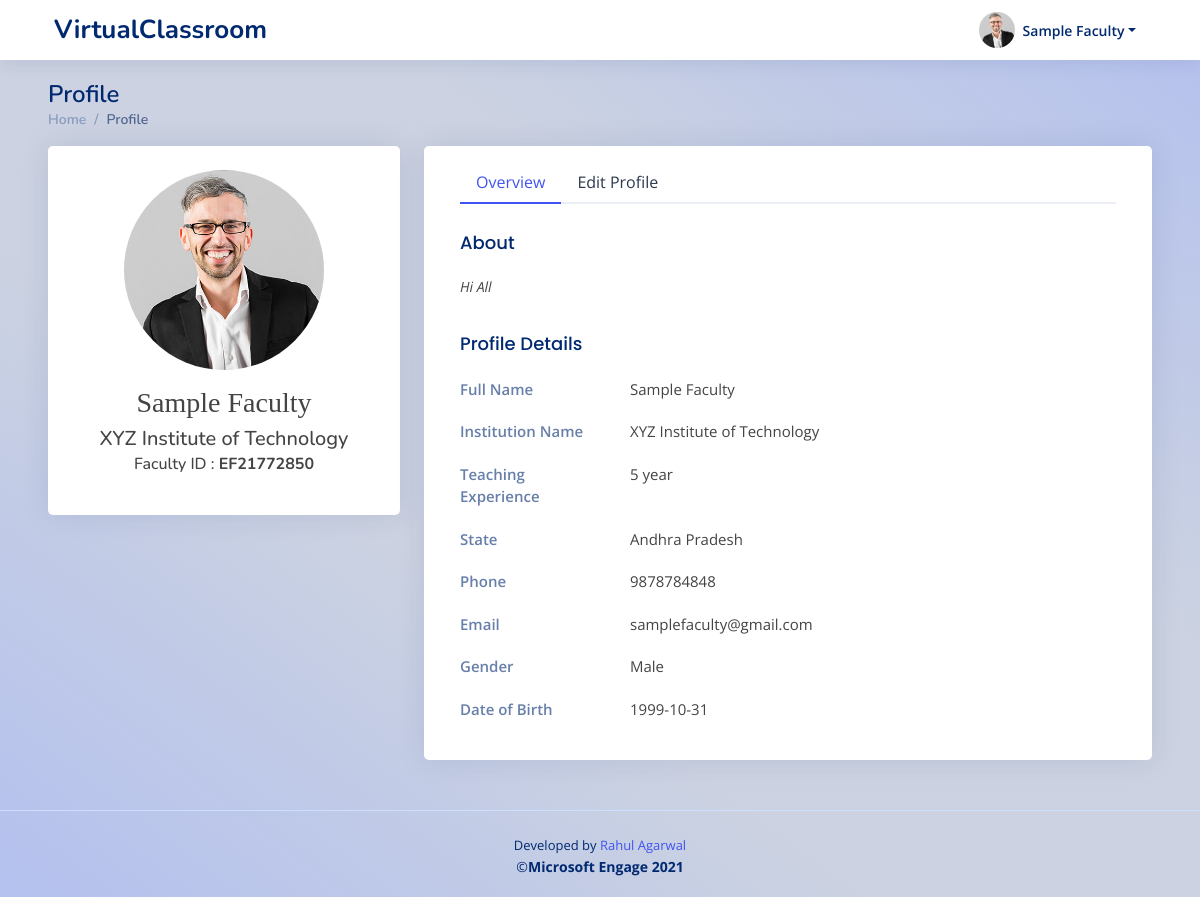
Screenshot of /faculty_profile/ (signed in) with the database file from the repository.
### myapp/models.py (models this page shows, shortened)
class FacultyDetails(models.Model):
    facultyId = models.ForeignKey(User,on_delete=models.CASCADE)
    facultyName = models.CharField(max_length=100,null=False)
    facultyPhone = PhoneNumberField(null=False, blank=False, unique=False, default='+91')
    facultyGender = models.CharField(max_length=20,null=True)
    facultyDOB = models.DateTimeField(default=datetime.now,null=True)
    facultyDesc = models.TextField(blank=False,null=True)
    facultyCollege = models.CharField(max_length=100,null=False)
    collegeState = models.CharField(max_length=50,null=False)
    experience = models.CharField(max_length=20,null=True)
    facultyPic = models.ImageField(upload_to='facultyPic/', null=True, blank=True)
    user_date = models.DateTimeField(default=datetime.now,null=True)

### myapp/views.py (the view, shortened to what this page needs)
# urls.py: path('faculty_profile/',views.facultyProfile,name='facultyProfile'),
@login_required
def facultyProfile(request):
    if request.user.is_active and request.user.is_staff and not request.user.is_superuser:
        user=request.user
        userDetails = FacultyDetails.objects.get(facultyId = user.pk)
        context={
            'userDetails' : userDetails,
        }
        return render(request,'faculty/facultyProfile.html',context)
    else:
        return redirect('facultyLogin')

### myapp/templates/faculty/facultyProfile.html (shortened to what this page needs)
{% extends 'base.html' %}
{% block content %}
  <header id="header" class="header fixed-top d-flex align-items-center px-lg-5">
    <div class="d-flex align-items-center justify-content-between">
      <a href="{% url 'facultyDashboard' %}" class="logo d-flex align-items-center">
        <span class="d-lg-block">VirtualClassroom</span>
      </a>
    </div>
    <nav class="header-nav ms-auto">
      <ul class="d-flex align-items-center">
        <li class="nav-item dropdown pe-3">
          <a class="nav-link nav-profile d-flex align-items-center pe-0" href="#" data-bs-toggle="dropdown">
            <img src="{{userDetails.facultyPic.url}}" alt="Profile" class="rounded-circle">
            <span class="d-none d-md-block dropdown-toggle ps-2">{{user.first_name}} {{user.last_name}}</span>
          </a>
        </li>
      </ul>
    </nav>
  </header>
  <main id="main" class="main px-lg-5">
    <div class="pagetitle">
      <h1>Profile</h1>
      <nav>
        <ol class="breadcrumb">
          <li class="breadcrumb-item"><a href="{% url 'facultyDashboard' %}">Home</a></li>
          <li class="breadcrumb-item active">Profile</li>
        </ol>
      </nav>
    </div>
    <section class="section profile">
      <div class="row">
        <div class="col-xl-4">
          <div class="card">
              <div class="card-body  align-items-center">
              <div class=" text-center py-3 mx-1 mt-2" style="border-radius:10px;">
                <div class="px-4">
                  <div class="m-auto ">
                    <div class="user-profile-photo  m-auto " style="border:50%; height:200px; width:200px;">
                      <img src="{{ userDetails.facultyPic.url }}" style="border:50%; height:200px; width:200px;" alt="" class="rounded-circle">
                    </div>
                  </div>
                  <div class="">
                    <h3  class="mt-3" style="font-family:impact;"> {{user.first_name}} {{user.last_name}}</h3>
                    <h5 class="my-1">{{ userDetails.facultyCollege }}</h5>
                    <h6 class="my-1">Faculty ID : <strong>{{userDetails.facultyId}}</strong></h6>
                  </div>
                </div>
              </div>
            </div>
          </div>
        </div>
        <div class="col-xl-8">
          <div class="card px-3">
            <div class="card-body pt-3">
              <ul class="nav nav-tabs nav-tabs-bordered">
                <li class="nav-item">
                  <button class="nav-link active" data-bs-toggle="tab" data-bs-target="#profile-overview">Overview</button>
                </li>
                <li class="nav-item">
                  <button class="nav-link" data-bs-toggle="tab" data-bs-target="#profile-edit">Edit Profile</button>
                </li>
              </ul>
              <div class="tab-content pt-2">
                <div class="tab-pane fade show active profile-overview" id="profile-overview">
                  <h5 class="card-title">About</h5>
                  <p class="small fst-italic">{{userDetails.facultyDesc}}</p>
                  <h5 class="card-title">Profile Details</h5>
                  <div class="row">
                    <div class="col-lg-3 col-md-4 label ">Full Name</div>
                    <div class="col-lg-9 col-md-8">{{user.first_name}} {{user.last_name}}</div>
                  </div>
                  <div class="row">
                    <div class="col-lg-3 col-md-4 label">Institution Name</div>
                    <div class="col-lg-9 col-md-8">{{userDetails.facultyCollege}}</div>
                  </div>
                  <div class="row">
                    <div class="col-lg-3 col-md-4 label">Teaching Experience</div>
                    <div class="col-lg-9 col-md-8">{{userDetails.experience}} year</div>
                  </div>
                  <div class="row">
                    <div class="col-lg-3 col-md-4 label">State</div>
                    <div class="col-lg-9 col-md-8">{{userDetails.collegeState}}</div>
                  </div>
                  <div class="row">
                    <div class="col-lg-3 col-md-4 label">Phone</div>
                    <div class="col-lg-9 col-md-8">{{userDetails.facultyPhone}}</div>
                  </div>
                  <div class="row">
                    <div class="col-lg-3 col-md-4 label">Email</div>
                    <div class="col-lg-9 col-md-8">{{user.email}}</div>
                  </div>
                  <div class="row">
                    <div class="col-lg-3 col-md-4 label ">Gender</div>
                    <div class="col-lg-9 col-md-8">{{userDetails.facultyGender}}</div>
                  </div>
                  <div class="row">
                    <div class="col-lg-3 col-md-4 label ">Date of Birth</div>
                    <div class="col-lg-9 col-md-8">{{userDetails.facultyDOB | date:'Y-m-d'}}</div>
                  </div>
                </div>
              </div>
            </div>
          </div>
        </div>
      </div>
    </section>
  </main>
  {% include 'partials/_footer.html'%}
  {% endblock %}

### static/css/style.css (style rules this page uses)
:root { scroll-behavior: smooth; }
body { font-family: "Open Sans", sans-serif; background: #f6f9ff; color: #444444; }
a { color: #4154f1; text-decoration: none; }
h1, h2, h3, h4, h5, h6 { font-family: "Nunito", sans-serif; }
#main { margin-top: 60px; padding: 20px 30px; transition: all 0.3s; }
.pagetitle { margin-bottom: 10px; }
.pagetitle h1 { font-size: 24px; margin-bottom: 0; font-weight: 600; color: #012970; }
.card { margin-bottom: 30px; border: none; border-radius: 5px; box-shadow: 0px 0 30px rgba(1, 41, 112, 0.1); overflow: hidden; }
.card-title { padding: 20px 0 15px 0; font-size: 18px; font-weight: 500; color: #012970; font-family: "Poppins", sans-serif; }
.card-body { padding: 0 20px 20px 20px; }
.breadcrumb { font-size: 14px; font-family: "Nunito", sans-serif; color: #899bbd; font-weight: 600; }
.breadcrumb a { color: #899bbd; transition: 0.3s; }
.breadcrumb .breadcrumb-item::before { color: #899bbd; }
.breadcrumb .active { color: #51678f; font-weight: 600; }
.nav-tabs-bordered { border-bottom: 2px solid #ebeef4; }
.nav-tabs-bordered .nav-link { margin-bottom: -2px; border: none; color: #2c384e; }
.nav-tabs-bordered .nav-link.active { background-color: #fff; color: #4154f1; border-bottom: 2px solid #4154f1; }
.logo { line-height: 1; }
@media (min-width: 1200px) { .logo { width: 280px; } }
.logo span { font-size: 26px; font-weight: 700; color: #012970; font-family: "Nunito", sans-serif; }
.header { transition: all 0.5s; z-index: 997; height: 60px; box-shadow: 0px 2px 20px rgba(1, 41, 112, 0.1); background-color: #fff; padding-left: 20px; }
.header-nav ul { list-style: none; }
.header-nav > ul { margin: 0; padding: 0; }
.header-nav .nav-profile { color: #012970; }
.header-nav .nav-profile img { max-height: 36px; }
.header-nav .nav-profile span { font-size: 14px; font-weight: 600; }
@media (min-width: 1200px) { #main, #footer { margin-left: 0px; } }
.profile .profile-overview .row { margin-bottom: 20px; font-size: 15px; }
.profile .profile-overview .card-title { color: #012970; }
.profile .profile-overview .label { font-weight: 600; color: rgba(1, 41, 112, 0.6); }

### templates/base.html (style rules this page uses)
body { background-image: linear-gradient(to left bottom, #b4c0ee, #b9c5eb, #bfc9e8, #c5cee4, #ccd2e1, #ccd2e1, #ccd2e1, #ccd2e1, #c5cee4, #bfc9e8, #b9c5eb, #b4c0ee); min-height: 100vh; display: flex; flex-direction: column; }

### rows the page displays
FacultyDetails: facultyPic (picture), facultyCollege "XYZ Institute of Technology", facultyId "EF21772850", facultyDesc "Hi All", experience "5", collegeState "Andhra Pradesh", facultyPhone "9878784848", facultyGender "Male", facultyDOB "1999-10-31"

### other values shown
{{ user.first_name }} "Sample"
{{ user.last_name }} "Faculty"
{{ user.email }} "samplefaculty@gmail.com"
